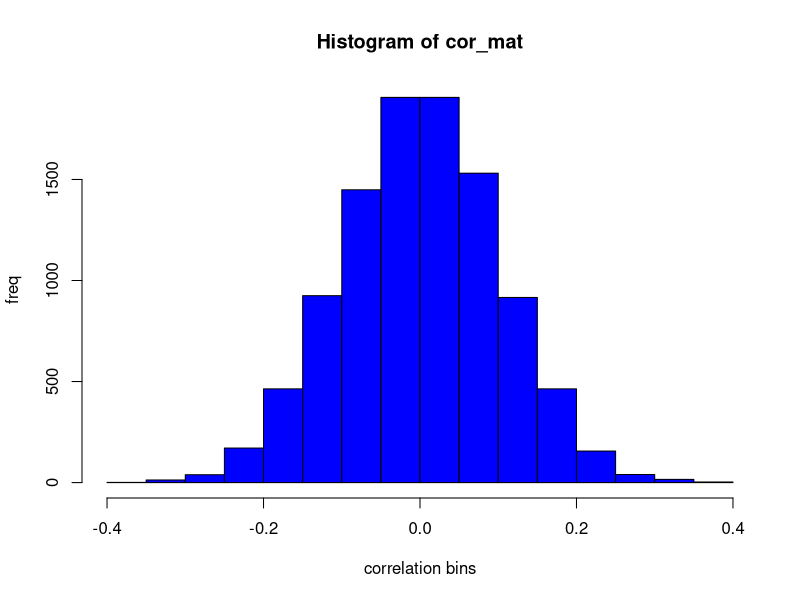

Reproduce this figure in R.
set.seed(100)
y <- rnorm(100)

set.seed(101)
x <- matrix(rnorm(100*10000),ncol=10000)
df <- data.frame(x,y)

#a
cor_mat <- cor(df[,1:10000],df[,c('y')])
abs_corr <- abs(cor_mat)
cor_mat_sort <- sort(abs_corr,decreasing=TRUE,index.return=TRUE)
hist(cor_mat,breaks=20,col='blue',xlab='correlation bins',ylab='freq',title='histogram plot showing the freq of correlation between each response and predictor variable')
top_10_corr <- cor_mat_sort$x[1:10]
top_10_idx <- cor_mat_sort$ix[1:10]

#train test split
library(caTools)

#(b) Now try out “Option 1” with q = 10. What is the estimated test error?
#option 1 - best subset selection
df_top10 <- df[,c(top_10_idx,10001)]
set.seed(2037)
spl = sample.split(df_top10$y, SplitRatio = 0.6)
train = subset(df_top10, spl == TRUE)
test = subset(df_top10, spl == FALSE)
set.seed(2999)
model_opt1 <- lm(train$y ~. ,data=train )
summary(model_opt1)
predict_test_opt1 <- predict(model_opt1,test)
MSE_test_opt1 <- mean((predict_test_opt1-test$y)^2)
MSE_test_opt1
#(c)Now try out “Option 2” with q = 10. What is the estimated test error?
set.seed(2037)
spl = sample.split(df$y, SplitRatio = 0.6)
train = subset(df, spl == TRUE)
test = subset(df, spl == FALSE)
cor_mat_opt2 <- cor(train[,1:10000],train[,c('y')])
abs_corr_opt2 <- abs(cor_mat_opt2)
cor_mat_sort_opt2 <- sort(abs_corr_opt2,decreasing=TRUE,index.return=TRUE)
top_10_idx_opt2 <- cor_mat_sort_opt2$ix[1:10]
train_top10_opt2 <- train[,c(top_10_idx_opt2,10001)]
set.seed(2999)
model_opt2 <- lm(train_top10_opt2$y ~. ,data=train_top10_opt2 )
summary(model_opt2)
predict_test_opt2 <- predict(model_opt2,test)
MSE_test_opt2 <- mean((predict_test_opt2-test$y)^2)
MSE_test_opt2
